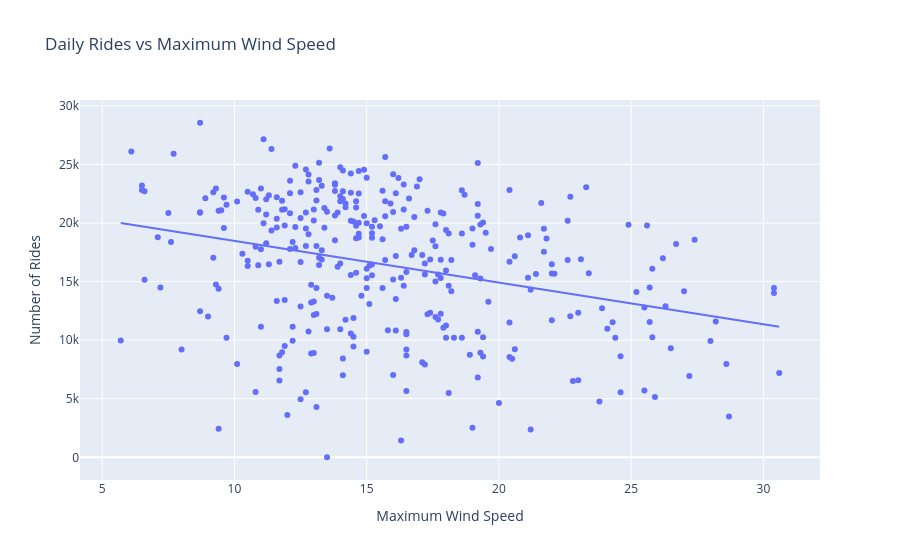

The cell this chart's notebook holds for it:
### Code cell
# Rides and Wind Speed
fig = px.scatter(
    bike_weather_daily,
    x="wind_speed_10m_max",
    y="number_of_rides",
    trendline="ols",
    title="Daily Rides vs Maximum Wind Speed"
)

fig.update_layout(
    xaxis_title="Maximum Wind Speed",
    yaxis_title="Number of Rides"
)

fig.show()

### Figure 1 — Plotly figure (JSON) as saved in the notebook; plotly's stock layout.template omitted (floating-point values rounded to 4 significant figures; data arrays with more than 128 entries replaced by an {"elided": "..."} marker saying what was removed)
{"data": [{"hovertemplate": "wind_speed_10m_max=%{x}<br>number_of_rides=%{y}<extra></extra>", "legendgroup": "", "marker": {"color": "#636efa", "symbol": "circle"}, "mode": "markers", "name": "", "orientation": "v", "showlegend": false, "type": "scatter", "x": {"elided": "335 float values"}, "xaxis": "x", "y": {"elided": "335 int values"}, "yaxis": "y"}, {"hovertemplate": "<b>OLS trendline</b><br>number_of_rides = -355.861 * wind_speed_10m_max + 22023.7<br>R<sup>2</sup>=0.095348<br><br>wind_speed_10m_max=%{x}<br>number_of_rides=%{y} <b>(trend)</b><extra></extra>", "legendgroup": "", "marker": {"color": "#636efa", "symbol": "circle"}, "mode": "lines", "name": "", "showlegend": false, "type": "scatter", "x": {"elided": "335 float values"}, "xaxis": "x", "y": {"elided": "335 float values"}, "yaxis": "y"}], "layout": {"legend": {"tracegroupgap": 0}, "title": {"text": "Daily Rides vs Maximum Wind Speed"}, "xaxis": {"anchor": "y", "domain": [0, 1], "title": {"text": "Maximum Wind Speed"}}, "yaxis": {"anchor": "x", "domain": [0, 1], "title": {"text": "Number of Rides"}}}}
